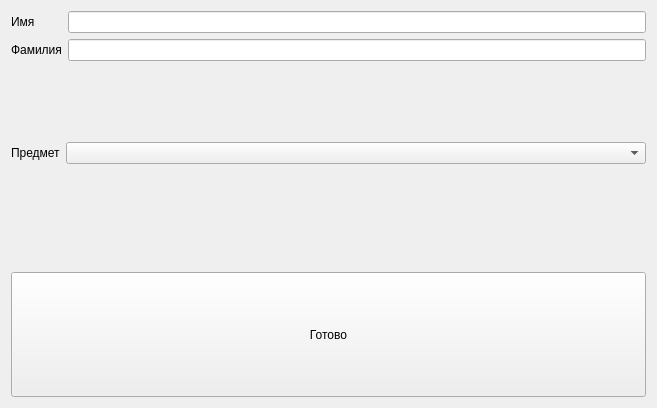
<?xml version="1.0" encoding="UTF-8"?>
<ui version="4.0">
 <class>AddTeacherForm</class>
 <widget class="QWidget" name="AddTeacherForm">
  <property name="geometry">
   <rect>
    <x>0</x>
    <y>0</y>
    <width>657</width>
    <height>408</height>
   </rect>
  </property>
  <property name="windowTitle">
   <string>Form</string>
  </property>
  <layout class="QGridLayout" name="gridLayout">
   <item row="0" column="0">
    <layout class="QFormLayout" name="formLayout_name">
     <item row="0" column="0">
      <widget class="QLabel" name="label_name">
       <property name="text">
        <string>Имя</string>
       </property>
      </widget>
     </item>
     <item row="0" column="1">
      <widget class="QLineEdit" name="lineEdit_name"/>
     </item>
     <item row="1" column="0">
      <widget class="QLabel" name="label_surname">
       <property name="text">
        <string>Фамилия</string>
       </property>
      </widget>
     </item>
     <item row="1" column="1">
      <widget class="QLineEdit" name="lineEdit_surname"/>
     </item>
    </layout>
   </item>
   <item row="0" column="1" rowspan="3">
    <layout class="QFormLayout" name="formLayout_time"/>
   </item>
   <item row="1" column="0">
    <layout class="QFormLayout" name="formLayout_subject">
     <property name="sizeConstraint">
      <enum>QLayout::SetMinimumSize</enum>
     </property>
     <item row="0" column="0">
      <widget class="QLabel" name="label_subject">
       <property name="text">
        <string>Предмет</string>
       </property>
      </widget>
     </item>
     <item row="0" column="1">
      <widget class="QComboBox" name="comboBox_subject"/>
     </item>
    </layout>
   </item>
   <item row="2" column="0">
    <widget class="QPushButton" name="pushButton">
     <property name="sizePolicy">
      <sizepolicy hsizetype="Minimum" vsizetype="Minimum">
       <horstretch>0</horstretch>
       <verstretch>0</verstretch>
      </sizepolicy>
     </property>
     <property name="text">
      <string>Готово</string>
     </property>
    </widget>
   </item>
  </layout>
 </widget>
 <resources/>
 <connections/>
</ui>
